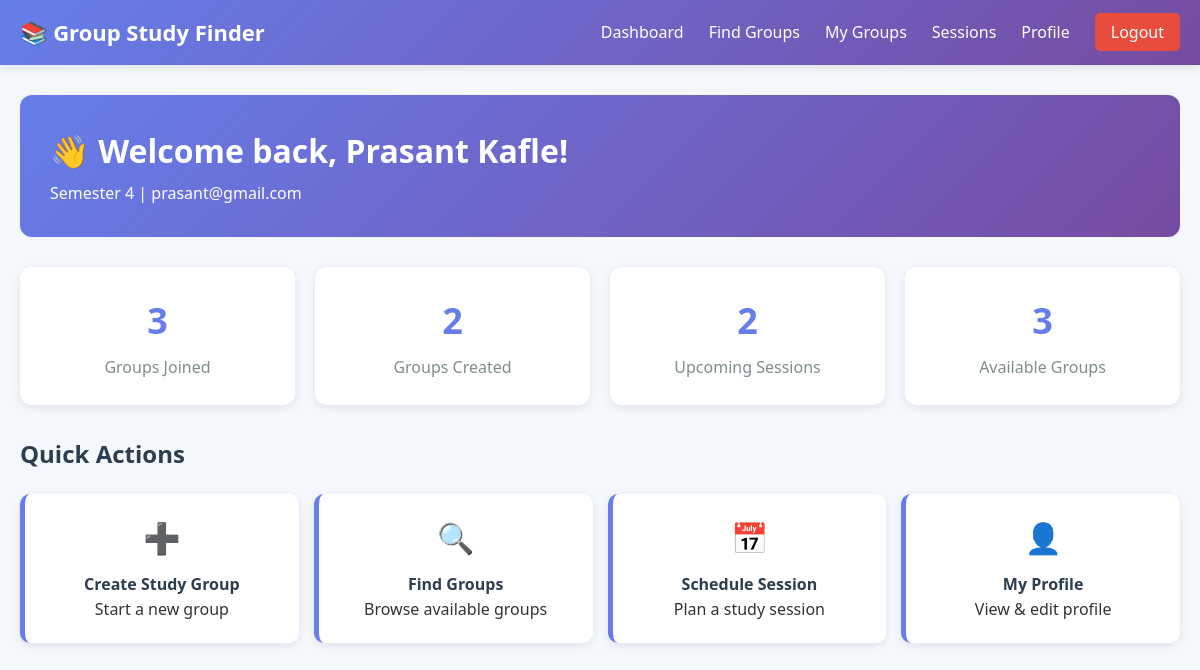
The page /user/dashboard.php (signed in) on the database its author committed.
### tables this page shows
CREATE TABLE IF NOT EXISTS users (
  id         INT UNSIGNED AUTO_INCREMENT PRIMARY KEY,
  name       VARCHAR(100) NOT NULL,
  email      VARCHAR(150) NOT NULL UNIQUE,
  password   VARCHAR(255) NOT NULL,
  role       ENUM('student', 'admin') NOT NULL DEFAULT 'student',
  semester   TINYINT UNSIGNED DEFAULT NULL,
  phone      VARCHAR(20) DEFAULT NULL,
  bio        TEXT DEFAULT NULL,
  created_at TIMESTAMP DEFAULT CURRENT_TIMESTAMP
);

### user/dashboard.php (the view, shortened to what this page needs)
<?php
include '../db.php';
$user_id = $_SESSION['user_id'];
$user_q = mysqli_query($conn, "SELECT * FROM users WHERE id = $user_id");
$user = mysqli_fetch_assoc($user_q);
$my_groups = mysqli_num_rows(mysqli_query($conn, "SELECT * FROM group_members WHERE user_id = $user_id"));
$created_groups = mysqli_num_rows(mysqli_query($conn, "SELECT * FROM study_groups WHERE created_by = $user_id"));
$upcoming_sessions = mysqli_num_rows(mysqli_query($conn, "SELECT * FROM study_sessions WHERE created_by = $user_id AND session_date >= CURDATE()"));
$total_groups = mysqli_num_rows(mysqli_query($conn, "SELECT * FROM study_groups WHERE status = 'open'"));
?>
<!DOCTYPE html>
<html lang="en">
<head>
    <link rel="stylesheet" href="../assets/css/style.css">
</head>
<body>
    <nav class="navbar">
        <div class="nav-container">
            <a href="../index.php" class="logo">📚 Group Study Finder</a>
            <ul class="nav-links">
                <li><a href="dashboard.php">Dashboard</a></li>
                <li><a href="find-groups.php">Find Groups</a></li>
                <li><a href="my-groups.php">My Groups</a></li>
                <li><a href="my-sessions.php">Sessions</a></li>
                <li><a href="profile.php">Profile</a></li>
                <li><a href="../logout.php" class="btn-logout">Logout</a></li>
            </ul>
        </div>
    </nav>
    <div class="dashboard-container">
        <div class="welcome-banner">
            <h1>👋 Welcome back, <?= htmlspecialchars($user['name']) ?>!</h1>
            <p>Semester <?= $user['semester'] ?> | <?= htmlspecialchars($user['email']) ?></p>
        </div>
        <div class="dashboard-stats">
            <div class="stat-card">
                <div class="stat-number"><?= $my_groups ?></div>
                <div class="stat-label">Groups Joined</div>
            </div>
            <div class="stat-card">
                <div class="stat-number"><?= $created_groups ?></div>
                <div class="stat-label">Groups Created</div>
            </div>
            <div class="stat-card">
                <div class="stat-number"><?= $upcoming_sessions ?></div>
                <div class="stat-label">Upcoming Sessions</div>
            </div>
            <div class="stat-card">
                <div class="stat-number"><?= $total_groups ?></div>
                <div class="stat-label">Available Groups</div>
            </div>
        </div>
        <h2 style="margin: 30px 0 20px; color: #2c3e50;">Quick Actions</h2>
        <div class="action-buttons">
            <a href="create-group.php" class="action-btn">
                <div class="icon">➕</div>
                <h4>Create Study Group</h4>
                <p>Start a new group</p>
            </a>
            <a href="find-groups.php" class="action-btn">
                <div class="icon">🔍</div>
                <h4>Find Groups</h4>
                <p>Browse available groups</p>
            </a>
            <a href="schedule.php" class="action-btn">
                <div class="icon">📅</div>
                <h4>Schedule Session</h4>
                <p>Plan a study session</p>
            </a>
            <a href="profile.php" class="action-btn">
                <div class="icon">👤</div>
                <h4>My Profile</h4>
                <p>View & edit profile</p>
            </a>
        </div>
    </div>
</body>
</html>

### assets/css/style.css (style rules this page uses)
* { margin: 0; padding: 0; box-sizing: border-box; font-family: 'Segoe UI', Tahoma, Geneva, Verdana, sans-serif; }
body { background: #f4f7fc; color: #333; line-height: 1.6; }
a { text-decoration: none; color: inherit; }
.navbar { background: linear-gradient(135deg, #667eea 0%, #764ba2 100%); padding: 15px 0; box-shadow: 0 2px 10px rgba(0,0,0,0.1); position: sticky; top: 0; z-index: 1000; }
.nav-container { max-width: 1200px; margin: 0 auto; display: flex; justify-content: space-between; align-items: center; padding: 0 20px; }
.logo { color: white; font-size: 22px; font-weight: bold; }
.nav-links { list-style: none; display: flex; gap: 25px; align-items: center; }
.nav-links a { color: white; font-weight: 500; transition: opacity 0.3s; }
.btn-logout { background: #e74c3c; padding: 8px 16px; border-radius: 5px; }
.dashboard-container { max-width: 1200px; margin: 30px auto; padding: 0 20px; }
.welcome-banner { background: linear-gradient(135deg, #667eea 0%, #764ba2 100%); color: white; padding: 30px; border-radius: 12px; margin-bottom: 30px; }
.welcome-banner h1 { margin-bottom: 5px; }
.dashboard-stats { display: grid; grid-template-columns: repeat(auto-fit, minmax(200px, 1fr)); gap: 20px; margin-bottom: 30px; }
.stat-card { background: white; padding: 25px; border-radius: 12px; box-shadow: 0 3px 10px rgba(0,0,0,0.08); text-align: center; }
.stat-card .stat-number { font-size: 36px; font-weight: bold; color: #667eea; }
.stat-card .stat-label { color: #7f8c8d; margin-top: 5px; }
.action-buttons { display: grid; grid-template-columns: repeat(auto-fit, minmax(220px, 1fr)); gap: 15px; margin: 20px 0; }
.action-btn { background: white; padding: 20px; border-radius: 10px; text-align: center; box-shadow: 0 3px 10px rgba(0,0,0,0.08); transition: transform 0.3s; border-left: 5px solid #667eea; }
.action-btn .icon { font-size: 30px; margin-bottom: 10px; }
.action-btn h4 { color: #2c3e50; }

### rows shown on the page
users: name "Prasant Kafle", semester "4", email "prasant@gmail.com"

### other values the page prints
$my_groups "3"
$created_groups "2"
$upcoming_sessions "2"
$total_groups "3"
